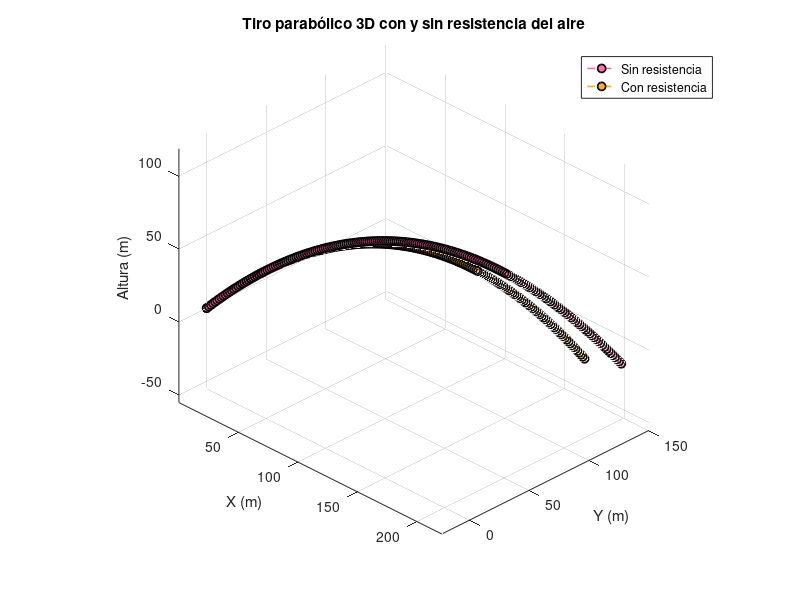

The MATLAB script that drew this image:
clc; clear; close all;

g = 9.81;
h0 = 0;
v0 = 50;       % velocidad inicial
theta = 45;    % angulo de elevación
phi = 30;      % angulo azimutal
k = 0.02;      % coeficiente de resistencia lineal

% colores
rosa = [251, 116, 168] / 255;
dorado = [252, 172, 57] / 255;

% componentes iniciales de velocidad
vx0 = v0 * cosd(theta) * cosd(phi);
vy0 = v0 * cosd(theta) * sind(phi);
vz0 = v0 * sind(theta);

% tiempo de vuelo sin resistencia (para estimar)
coef = [0.5*g, -vz0, -h0];
t_sol = roots(coef);
t_vuelo = max(t_sol);

% trayectoria sin resistencia
t1 = linspace(0, t_vuelo, 200);
X1 = vx0 * t1;
Y1 = vy0 * t1;
Z1 = h0 + vz0 * t1 - 0.5 * g * t1.^2;

% con resistencia (modelo lineal)
f = @(t) h0 + (vz0 + g/k)/k * (1 - exp(-k*t)) - g*t/k;
t_vuelo_r = fzero(f, t_vuelo);   % tiempo de vuelo con resistencia

t2 = linspace(0, t_vuelo_r, 200);
X2 = (vx0/k) * (1 - exp(-k*t2));
Y2 = (vy0/k) * (1 - exp(-k*t2));
Z2 = h0 + (vz0 + g/k)/k * (1 - exp(-k*t2)) - g*t2/k;

% grafica 3D
figure
grid on
hold on
plot3(X1, Y1, Z1, '--o', 'Color', rosa, 'MarkerFaceColor', rosa, ...
    'MarkerEdgeColor', [0 0 0], 'LineWidth', 1.2)
plot3(X2, Y2, Z2, '--o', 'Color', dorado, 'MarkerFaceColor', dorado, ...
    'MarkerEdgeColor', [0 0 0], 'LineWidth', 1.2)

xlabel('X (m)')
ylabel('Y (m)')
zlabel('Altura (m)')
title('Tiro parabólico 3D con y sin resistencia del aire')
legend('Sin resistencia', 'Con resistencia')
axis equal
view(45,30)